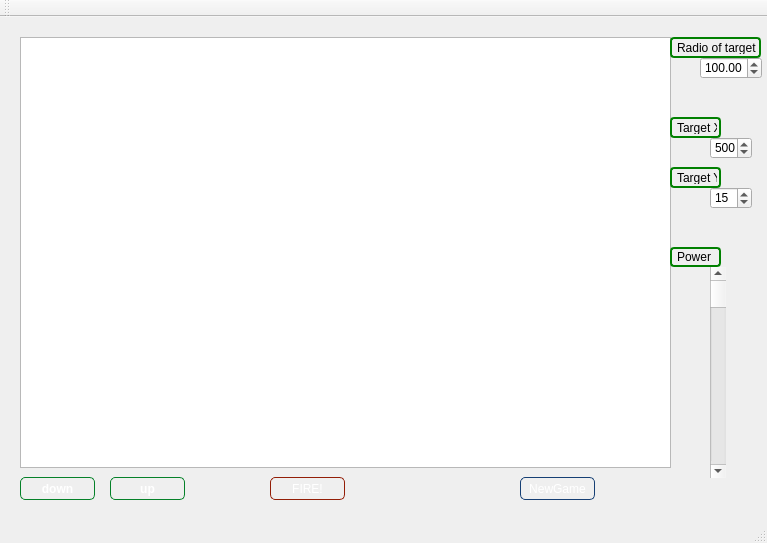
<?xml version="1.0" encoding="UTF-8"?>
<ui version="4.0">
 <class>MainWindow</class>
 <widget class="QMainWindow" name="MainWindow">
  <property name="geometry">
   <rect>
    <x>0</x>
    <y>0</y>
    <width>767</width>
    <height>543</height>
   </rect>
  </property>
  <property name="windowTitle">
   <string>MainWindow</string>
  </property>
  <widget class="QWidget" name="centralWidget">
   <widget class="QGraphicsView" name="graphicsView">
    <property name="geometry">
     <rect>
      <x>20</x>
      <y>20</y>
      <width>651</width>
      <height>431</height>
     </rect>
    </property>
   </widget>
   <widget class="QPushButton" name="downButton">
    <property name="geometry">
     <rect>
      <x>20</x>
      <y>460</y>
      <width>75</width>
      <height>23</height>
     </rect>
    </property>
    <property name="styleSheet">
     <string notr="true">QPushButton {
border: 1px solid #058129;
border-radius: 5px;
background-color: qlineargradient(x1: 0, y1: 0, x2: 0, y2: 1,
stop: 0 #83D799, stop: 0.4 #279543,
stop: 0.5 #21833D, stop: 1.0 #68C783);
color:#FFFFFF;
font: bold;
}

QPushButton:hover{
background-color: qlineargradient(x1: 0, y1: 0, x2: 0, y2: 1,
stop: 0 #8BE1A1, stop: 0.4 #2EAA4D,
stop: 0.5 #018E29, stop: 1.0 #2DC95A);
}

QPushButton:hover:pressed {
background-color: qlineargradient(x1: 0, y1: 0, x2: 0, y2: 1,
stop: 0 #5BB473, stop: 0.4 #1A8235,
stop: 0.5 #007120, stop: 1.0 #15A63F);
}</string>
    </property>
    <property name="text">
     <string>down</string>
    </property>
    <property name="autoRepeat">
     <bool>true</bool>
    </property>
   </widget>
   <widget class="QPushButton" name="upButton">
    <property name="geometry">
     <rect>
      <x>110</x>
      <y>460</y>
      <width>75</width>
      <height>23</height>
     </rect>
    </property>
    <property name="styleSheet">
     <string notr="true">QPushButton {
border: 1px solid #058129;
border-radius: 5px;
background-color: qlineargradient(x1: 0, y1: 0, x2: 0, y2: 1,
stop: 0 #83D799, stop: 0.4 #279543,
stop: 0.5 #21833D, stop: 1.0 #68C783);
color:#FFFFFF;
font: bold;
}

QPushButton:hover{
background-color: qlineargradient(x1: 0, y1: 0, x2: 0, y2: 1,
stop: 0 #8BE1A1, stop: 0.4 #2EAA4D,
stop: 0.5 #018E29, stop: 1.0 #2DC95A);
}

QPushButton:hover:pressed {
background-color: qlineargradient(x1: 0, y1: 0, x2: 0, y2: 1,
stop: 0 #5BB473, stop: 0.4 #1A8235,
stop: 0.5 #007120, stop: 1.0 #15A63F);
}</string>
    </property>
    <property name="text">
     <string>up</string>
    </property>
    <property name="autoRepeat">
     <bool>true</bool>
    </property>
   </widget>
   <widget class="QLabel" name="label">
    <property name="geometry">
     <rect>
      <x>670</x>
      <y>20</y>
      <width>91</width>
      <height>21</height>
     </rect>
    </property>
    <property name="styleSheet">
     <string notr="true"> QFrame, QLabel, QToolTip {
     border: 2px solid green;
     border-radius: 4px;
     padding: 2px;
     background-image: url(images/welcome.png);
 }</string>
    </property>
    <property name="text">
     <string>Radio of target</string>
    </property>
   </widget>
   <widget class="QSpinBox" name="spinBoxForTargetX">
    <property name="geometry">
     <rect>
      <x>710</x>
      <y>120</y>
      <width>42</width>
      <height>22</height>
     </rect>
    </property>
    <property name="maximum">
     <number>600</number>
    </property>
    <property name="value">
     <number>500</number>
    </property>
   </widget>
   <widget class="QSpinBox" name="spinBoxForTargetY">
    <property name="geometry">
     <rect>
      <x>710</x>
      <y>170</y>
      <width>42</width>
      <height>22</height>
     </rect>
    </property>
    <property name="maximum">
     <number>500</number>
    </property>
    <property name="value">
     <number>15</number>
    </property>
   </widget>
   <widget class="QLabel" name="label_2">
    <property name="geometry">
     <rect>
      <x>670</x>
      <y>100</y>
      <width>51</width>
      <height>21</height>
     </rect>
    </property>
    <property name="styleSheet">
     <string notr="true"> QFrame, QLabel, QToolTip {
     border: 2px solid green;
     border-radius: 4px;
     padding: 2px;
     background-image: url(images/welcome.png);
 }</string>
    </property>
    <property name="text">
     <string>Target X</string>
    </property>
   </widget>
   <widget class="QLabel" name="label_3">
    <property name="geometry">
     <rect>
      <x>670</x>
      <y>150</y>
      <width>51</width>
      <height>21</height>
     </rect>
    </property>
    <property name="styleSheet">
     <string notr="true"> QFrame, QLabel, QToolTip {
     border: 2px solid green;
     border-radius: 4px;
     padding: 2px;
     background-image: url(images/welcome.png);
 }</string>
    </property>
    <property name="text">
     <string>Target Y</string>
    </property>
   </widget>
   <widget class="QDoubleSpinBox" name="spinBoxForRad">
    <property name="geometry">
     <rect>
      <x>700</x>
      <y>40</y>
      <width>62</width>
      <height>22</height>
     </rect>
    </property>
    <property name="styleSheet">
     <string notr="true"/>
    </property>
    <property name="minimum">
     <double>10.000000000000000</double>
    </property>
    <property name="maximum">
     <double>300.000000000000000</double>
    </property>
    <property name="value">
     <double>100.000000000000000</double>
    </property>
   </widget>
   <widget class="QPushButton" name="fireButton">
    <property name="geometry">
     <rect>
      <x>270</x>
      <y>460</y>
      <width>75</width>
      <height>23</height>
     </rect>
    </property>
    <property name="styleSheet">
     <string notr="true">QPushButton {
border: 1px solid #931E07;
border-radius: 5px;
background: qlineargradient(x1: 0, y1: 0, x2: 0, y2: 1,
stop: 0 #E6A497, stop: 0.4 #BF503B,
stop: 0.5 #B2290E, stop: 1.0 #EC4829);
color:#FFFFFF;
}

QPushButton:hover{
background-color: qlineargradient(x1: 0, y1: 0, x2: 0, y2: 1,
stop: 0 #E7A497, stop: 0.4 #D83E1F,
stop: 0.5 #C82F11, stop: 1.0 #F99260);}


QPushButton:hover:pressed {
background-color: qlineargradient(x1: 0, y1: 0, x2: 0, y2: 1,
stop: 0 #E6A497, stop: 0.4 #AF4834,
stop: 0.5 #9A240D, stop: 1.0 #E03E1E);
}

</string>
    </property>
    <property name="text">
     <string>FIRE!</string>
    </property>
   </widget>
   <widget class="QPushButton" name="newGameButton">
    <property name="geometry">
     <rect>
      <x>520</x>
      <y>460</y>
      <width>75</width>
      <height>23</height>
     </rect>
    </property>
    <property name="styleSheet">
     <string notr="true">QPushButton {
border: 1px solid rgb(22,63,116);
border-radius: 5px;
background: qlineargradient(x1: 0, y1: 0, x2: 0, y2: 1,
stop: 0 rgb(94,204,239), stop: 0.4 rgb(12,89,156),
stop: 0.5 rgb(12,89,156), stop: 1.0 rgb(67,136,184));
color:#FFFFFF;
}

QPushButton:hover:pressed {
background: qlineargradient(x1: 0, y1: 0, x2: 0, y2: 1,
stop: 0 rgb(64,174,209), stop: 0.4 rgb(2,79,146),
stop: 0.5 rgb(2,79,146), stop: 1.0 rgb(47,116,164));
}

QPushButton:hover{
background: qlineargradient(x1: 0, y1: 0, x2: 0, y2: 1,
stop: 0 rgb(84,194,229), stop: 0.4 rgb(22,99,166),
stop: 0.5 rgb(22,99,166), stop: 1.0 rgb(107,176,224));
}
</string>
    </property>
    <property name="text">
     <string>NewGame</string>
    </property>
   </widget>
   <widget class="QScrollBar" name="powerScrollBar">
    <property name="geometry">
     <rect>
      <x>710</x>
      <y>250</y>
      <width>16</width>
      <height>211</height>
     </rect>
    </property>
    <property name="styleSheet">
     <string notr="true"/>
    </property>
    <property name="minimum">
     <number>1</number>
    </property>
    <property name="maximum">
     <number>100</number>
    </property>
    <property name="orientation">
     <enum>Qt::Vertical</enum>
    </property>
   </widget>
   <widget class="QLabel" name="label_4">
    <property name="geometry">
     <rect>
      <x>670</x>
      <y>230</y>
      <width>51</width>
      <height>20</height>
     </rect>
    </property>
    <property name="styleSheet">
     <string notr="true"> QFrame, QLabel, QToolTip {
     border: 2px solid green;
     border-radius: 4px;
     padding: 2px;
     background-image: url(images/welcome.png);
 }</string>
    </property>
    <property name="text">
     <string>Power</string>
    </property>
   </widget>
  </widget>
  <widget class="QMenuBar" name="menuBar">
   <property name="geometry">
    <rect>
     <x>0</x>
     <y>0</y>
     <width>767</width>
     <height>21</height>
    </rect>
   </property>
  </widget>
  <widget class="QToolBar" name="mainToolBar">
   <attribute name="toolBarArea">
    <enum>TopToolBarArea</enum>
   </attribute>
   <attribute name="toolBarBreak">
    <bool>false</bool>
   </attribute>
  </widget>
  <widget class="QStatusBar" name="statusBar"/>
 </widget>
 <layoutdefault spacing="6" margin="11"/>
 <resources/>
 <connections/>
</ui>
